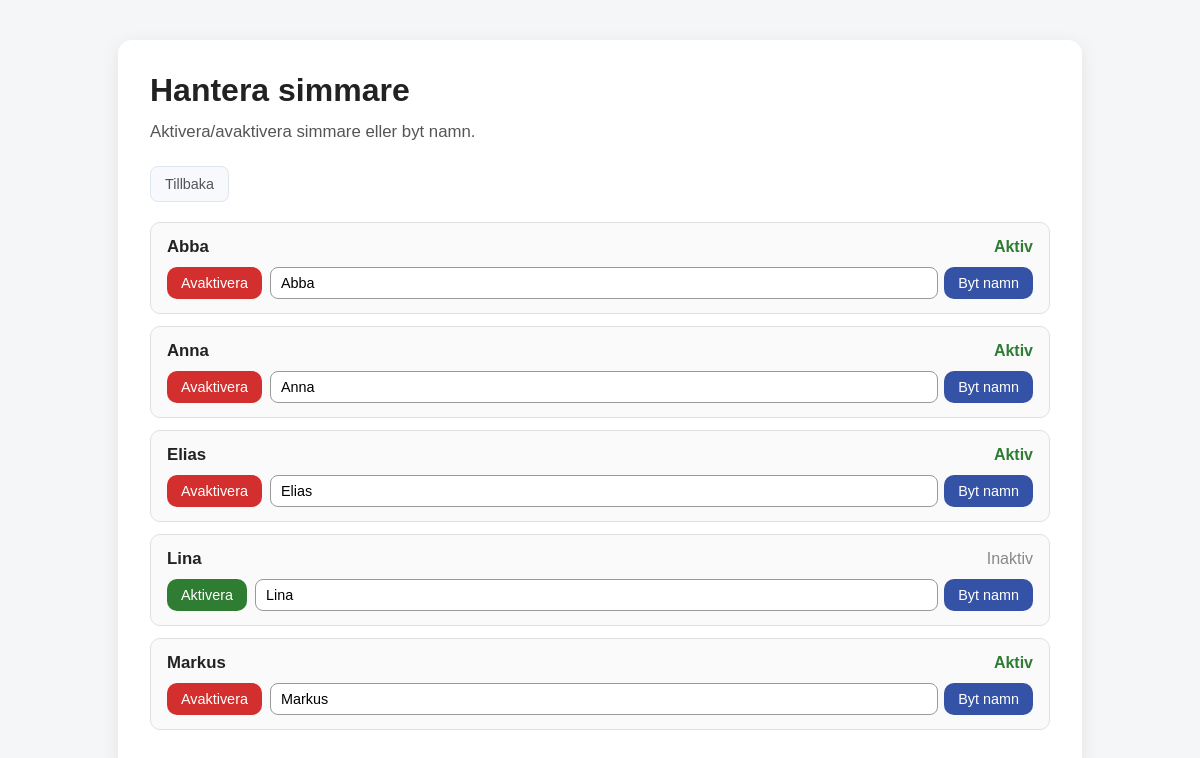
/manage-swimmers (signed in), run on the app's committed database.
### models.py (models this page shows, shortened)
class Swimmer(db.Model):
    id = db.Column(db.Integer, primary_key=True)
    name = db.Column(db.String(100), unique=True, nullable=False)
    is_active = db.Column(db.Boolean, nullable=False, default=True)
    results = db.relationship("KlockanResult", backref="swimmer", lazy=True)

### app.py (the view)
@app.route("/manage-swimmers")
@login_required
def manage_swimmers():
    swimmers = Swimmer.query.order_by(Swimmer.name).all()
    message = session.pop("manage_swimmer_message", "")
    return render_template("manage_swimmers.html", swimmers=swimmers, message=message)

### app.py (called while the page is built)
@login_manager.user_loader
def load_user(user_id):
    return User.query.get(int(user_id))

@app.context_processor
def inject_labels():
    return {
        "stroke_labels": STROKE_LABELS,
        "pool_length_labels": POOL_LENGTH_LABELS,
    }

### templates/manage_swimmers.html (shortened to what this page needs)
<!DOCTYPE html>
<html lang="sv">
<head>
    <link rel="stylesheet" href="{{ url_for('static', filename='style.css') }}">
</head>
<body>
    <div class="container">
        <h1>Hantera simmare</h1>
        <p class="page-subtitle">Aktivera/avaktivera simmare eller byt namn.</p>
        <a href="{{ url_for('manage_hub') }}" class="back-box">Tillbaka</a>
        {% if swimmers %}
            <ul class="swimmer-manage-list">
                {% for swimmer in swimmers %}
                    <li class="swimmer-manage-item">
                        <div class="swimmer-manage-header">
                            <span class="swimmer-manage-name">{{ swimmer.name }}</span>
                            {% if swimmer.is_active %}
                                <span class="status-active">Aktiv</span>
                            {% else %}
                                <span class="status-inactive">Inaktiv</span>
                            {% endif %}
                        </div>
                        <div class="swimmer-manage-actions">
                            <form method="POST" action="{{ url_for('toggle_swimmer_active') }}">
                                {% if swimmer.is_active %}
                                    <button type="submit" class="deactivate-button">Avaktivera</button>
                                {% else %}
                                    <button type="submit" class="activate-button">Aktivera</button>
                                {% endif %}
                            </form>
                            <form method="POST" action="{{ url_for('rename_swimmer') }}" class="rename-form" id="rename-form-{{ swimmer.id }}">
                                <input type="text" name="new_name" value="{{ swimmer.name }}" required
                                       id="new-name-{{ swimmer.id }}" data-current-name="{{ swimmer.name }}">
                                <button type="button" class="edit-button" onclick="showRenameConfirm({{ swimmer.id }})">Byt namn</button>
                            </form>
                        </div>
                    </li>
                {% endfor %}
            </ul>
        {% else %}
            <p>Inga simmare hittades. <a href="{{ url_for('add_swimmers') }}">Lägg till simmare</a> först.</p>
        {% endif %}
    </div>
</body>
</html>

### static/style.css (style rules this page uses)
body { font-family: Arial, sans-serif; background: #f4f6f8; color: #222; margin: 0; padding: 0; -webkit-text-size-adjust: 100%; text-size-adjust: 100%; overflow-y: scroll; }
.container { max-width: 1000px; margin: 40px auto; background: white; padding: 30px; border-radius: 10px; box-shadow: 0 2px 10px rgba(0, 0, 0, 0.08); }
h1, h2 { margin-top: 0; }
.back-box { display: inline-block; padding: 9px 14px; border: 1px solid #dfe6ee; border-radius: 8px; text-decoration: none; color: #555; background: #f7f9fc; font-size: 0.9rem; margin-bottom: 20px; }
select, button { padding: 10px; font-size: 1rem; }
button { background: #0d47a1; color: white; border: none; border-radius: 6px; cursor: pointer; }
input, select, button { padding: 10px; font-size: 1rem; }
.container { max-width: 900px; margin: 40px auto; background: white; padding: 32px; border-radius: 14px; box-shadow: 0 4px 18px rgba(0, 0, 0, 0.08); }
input, select { padding: 14px 16px; font-size: 1rem; border: 1px solid #999; border-radius: 8px; background: white; }
button { padding: 14px 18px; font-size: 1rem; border: none; border-radius: 10px; background: #3553a6; color: white; cursor: pointer; }
.page-subtitle { margin-top: -8px; margin-bottom: 24px; color: #555; font-size: 1.05rem; }
.edit-button { display: inline-block; padding: 8px 14px; font-size: 0.9rem; border-radius: 10px; text-decoration: none; background: #3553a6; color: white; }
.activate-button { background: #2e7d32; padding: 8px 14px; font-size: 0.9rem; }
.deactivate-button { background: #d32f2f; color: white; padding: 8px 14px; font-size: 0.9rem; }
.status-active { color: #2e7d32; font-weight: bold; }
.status-inactive { color: #888; }
.swimmer-manage-list { list-style: none; padding: 0; margin: 0; }
.swimmer-manage-item { border: 1px solid #e0e0e0; border-radius: 10px; padding: 14px 16px; margin-bottom: 12px; background: #fafafa; display: flex; flex-direction: column; gap: 10px; }
.swimmer-manage-header { display: flex; align-items: center; gap: 12px; }
.swimmer-manage-name { font-weight: bold; font-size: 1.05rem; flex: 1; }
.swimmer-manage-actions { display: flex; flex-wrap: wrap; gap: 8px; align-items: center; }
.rename-form { display: flex; gap: 6px; flex: 1; min-width: 0; }
.rename-form input[type="text"] { flex: 1; min-width: 0; padding: 6px 10px; font-size: 0.9rem; }

### data on the page
Swimmer: name "Abba", is_active "Aktiv", new_name "Abba"
Swimmer: name "Anna", is_active "Aktiv", new_name "Anna"
Swimmer: name "Elias", is_active "Aktiv", new_name "Elias"
Swimmer: name "Lina", is_active "Inaktiv", new_name "Lina"
Swimmer: name "Markus", is_active "Aktiv", new_name "Markus"
